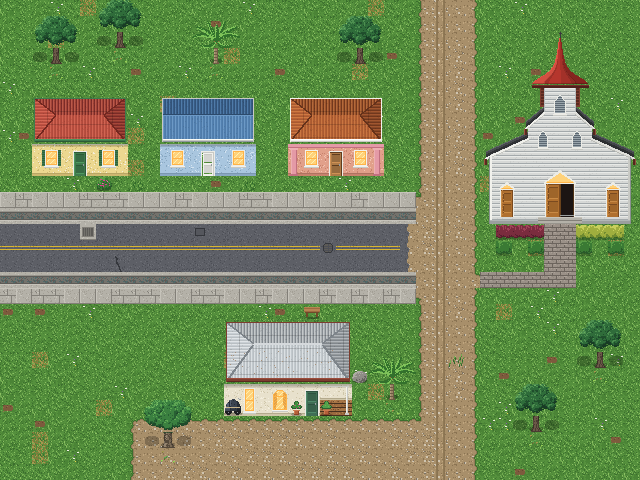

A level layout from a 2D game, rendered from its tile map. Below: a short description, then the map file with tile-grid data replaced by summaries:
An orthogonal 40x30 tile map with 16x16 px tiles, 11 tile layers (ground, overlay, objects, buildings, ...), 2 tilesets and 29 objects (9x light, 5x roof, 2x spawn, wall_top, wall_bottom, ...).

<map version="1.10" tiledversion="1.10.2" orientation="orthogonal" renderorder="right-down" width="40" height="30" tilewidth="16" tileheight="16" infinite="0" nextlayerid="20" nextobjectid="30">
 <tileset firstgid="1" source="../tilesets/town.tsx" />
 <tileset firstgid="145" source="../tilesets/buildings.tsx" />
 <layer id="1" name="ground" width="40" height="30">
  <data>[1200 cells, 1200 non-empty, 30 distinct tile ids]</data>
 </layer>
 <layer id="2" name="overlay" width="40" height="30">
  <data>[1200 cells, 20 non-empty, 2 distinct tile ids]</data>
 </layer>
 <layer id="3" name="objects" width="40" height="30">
  <properties>
   <property name="ysort" type="bool" value="true" />
  </properties>
  <data>[1200 cells, 25 non-empty, 10 distinct tile ids]</data>
 </layer>
 <layer id="4" name="buildings" width="40" height="30">
  <properties>
   <property name="ysort" type="bool" value="true" />
  </properties>
  <data>[1200 cells, 92 non-empty, 92 distinct tile ids]</data>
 </layer>
 <layer id="5" name="windows_lit" width="40" height="30">
  <properties>
   <property name="ysort" type="bool" value="true" />
  </properties>
  <data>[1200 cells, 32 non-empty, 32 distinct tile ids]</data>
 </layer>
 <layer id="6" name="roof_iglesia" width="40" height="30">
  <properties>
   <property name="above" type="bool" value="true" />
   <property name="roof_of" value="iglesia" />
  </properties>
  <data>[1200 cells, 40 non-empty, 40 distinct tile ids]</data>
 </layer>
 <layer id="7" name="roof_casa_1" width="40" height="30">
  <properties>
   <property name="above" type="bool" value="true" />
   <property name="roof_of" value="casa_1" />
  </properties>
  <data>[1200 cells, 18 non-empty, 18 distinct tile ids]</data>
 </layer>
 <layer id="8" name="roof_casa_2" width="40" height="30">
  <properties>
   <property name="above" type="bool" value="true" />
   <property name="roof_of" value="casa_2" />
  </properties>
  <data>[1200 cells, 18 non-empty, 18 distinct tile ids]</data>
 </layer>
 <layer id="9" name="roof_casa_mama" width="40" height="30">
  <properties>
   <property name="above" type="bool" value="true" />
   <property name="roof_of" value="casa_mama" />
  </properties>
  <data>[1200 cells, 32 non-empty, 32 distinct tile ids]</data>
 </layer>
 <layer id="10" name="roof_casa_3" width="40" height="30">
  <properties>
   <property name="above" type="bool" value="true" />
   <property name="roof_of" value="casa_3" />
  </properties>
  <data>[1200 cells, 18 non-empty, 18 distinct tile ids]</data>
 </layer>
 <layer id="11" name="canopy" width="40" height="30">
  <properties>
   <property name="above" type="bool" value="true" />
  </properties>
  <data>[1200 cells, 48 non-empty, 18 distinct tile ids]</data>
 </layer>
 <objectgroup id="12" name="collision">
  <object id="1" name="wall_top" x="-16" y="-16" width="672" height="16" />
  <object id="2" name="wall_bottom" x="-16" y="480" width="672" height="16" />
  <object id="3" name="wall_left" x="-16" y="0" width="16" height="480" />
  <object id="4" name="wall_right" x="640" y="0" width="16" height="480" />
  <object id="5" name="iglesia_footprint" x="480" y="96" width="160" height="64" />
  <object id="6" name="casa_1_footprint" x="32" y="112" width="96" height="32" />
  <object id="7" name="casa_2_footprint" x="160" y="112" width="96" height="32" />
  <object id="8" name="casa_mama_footprint" x="224" y="336" width="128" height="48" />
  <object id="9" name="casa_3_footprint" x="288" y="112" width="96" height="32" />
 </objectgroup>
 <objectgroup id="13" name="doors">
  <object id="10" name="door_mama" class="door" x="296" y="416" width="32" height="12">
   <properties>
    <property name="target_map" value="maps/house_mama.tmx" />
    <property name="target_spawn" value="inside_door" />
    <property name="exit_spawn" value="exit_mama" />
    <property name="prompt" value="E: entrar" />
   </properties>
  </object>
 </objectgroup>
 <objectgroup id="14" name="interactables">
  <object id="11" name="iglesia_puerta" class="interactable" x="536" y="224" width="48" height="16">
   <properties>
    <property name="interact" value="object" />
    <property name="label" value="Mirar la puerta" />
    <property name="line" value="La iglesia está cerrada." />
   </properties>
  </object>
 </objectgroup>
 <objectgroup id="15" name="spawns">
  <object id="12" name="default" class="spawn" x="328" y="296">
   <point />
  </object>
  <object id="13" name="exit_mama" class="spawn" x="312" y="444">
   <point />
  </object>
 </objectgroup>
 <objectgroup id="16" name="zones">
  <object id="14" name="zone_buildings_demo" class="zone" x="0" y="0" width="640" height="480">
   <properties>
    <property name="zone" value="buildings_demo" />
    <property name="title" value="Demo de edificios" />
    <property name="ambience" value="pueblo" />
   </properties>
  </object>
 </objectgroup>
 <objectgroup id="17" name="surfaces">
  <object id="15" name="porche_mama" class="surface" x="320" y="400" width="32" height="16">
   <properties>
    <property name="surface" value="madera" />
   </properties>
  </object>
 </objectgroup>
 <objectgroup id="18" name="roofs">
  <object id="16" name="roof_iglesia" class="roof" x="480" y="32" width="160" height="192">
   <properties>
    <property name="roof_of" value="iglesia" />
   </properties>
  </object>
  <object id="17" name="roof_casa_1" class="roof" x="32" y="96" width="96" height="80">
   <properties>
    <property name="roof_of" value="casa_1" />
   </properties>
  </object>
  <object id="18" name="roof_casa_2" class="roof" x="160" y="96" width="96" height="80">
   <properties>
    <property name="roof_of" value="casa_2" />
   </properties>
  </object>
  <object id="19" name="roof_casa_mama" class="roof" x="224" y="320" width="128" height="96">
   <properties>
    <property name="roof_of" value="casa_mama" />
   </properties>
  </object>
  <object id="20" name="roof_casa_3" class="roof" x="288" y="96" width="96" height="80">
   <properties>
    <property name="roof_of" value="casa_3" />
   </properties>
  </object>
 </objectgroup>
 <objectgroup id="19" name="lights">
  <object id="21" name="luz_casa_1_1" class="light" x="47.5" y="154" width="8" height="8">
   <properties>
    <property name="radius" type="int" value="30" />
    <property name="r" type="int" value="255" />
    <property name="g" type="int" value="190" />
    <property name="b" type="int" value="100" />
    <property name="intensity" type="float" value="0.8" />
    <property name="flicker" type="float" value="0.1" />
    <property name="only" value="dusk,night" />
   </properties>
  </object>
  <object id="22" name="luz_casa_1_2" class="light" x="104.5" y="154" width="8" height="8">
   <properties>
    <property name="radius" type="int" value="30" />
    <property name="r" type="int" value="255" />
    <property name="g" type="int" value="190" />
    <property name="b" type="int" value="100" />
    <property name="intensity" type="float" value="0.8" />
    <property name="flicker" type="float" value="0.1" />
    <property name="only" value="dusk,night" />
   </properties>
  </object>
  <object id="23" name="luz_casa_2_1" class="light" x="173.5" y="154" width="8" height="8">
   <properties>
    <property name="radius" type="int" value="30" />
    <property name="r" type="int" value="255" />
    <property name="g" type="int" value="190" />
    <property name="b" type="int" value="100" />
    <property name="intensity" type="float" value="0.8" />
    <property name="flicker" type="float" value="0.1" />
    <property name="only" value="dusk,night" />
   </properties>
  </object>
  </objectgroup>
</map>
<!-- 6 of 29 objects omitted -->
